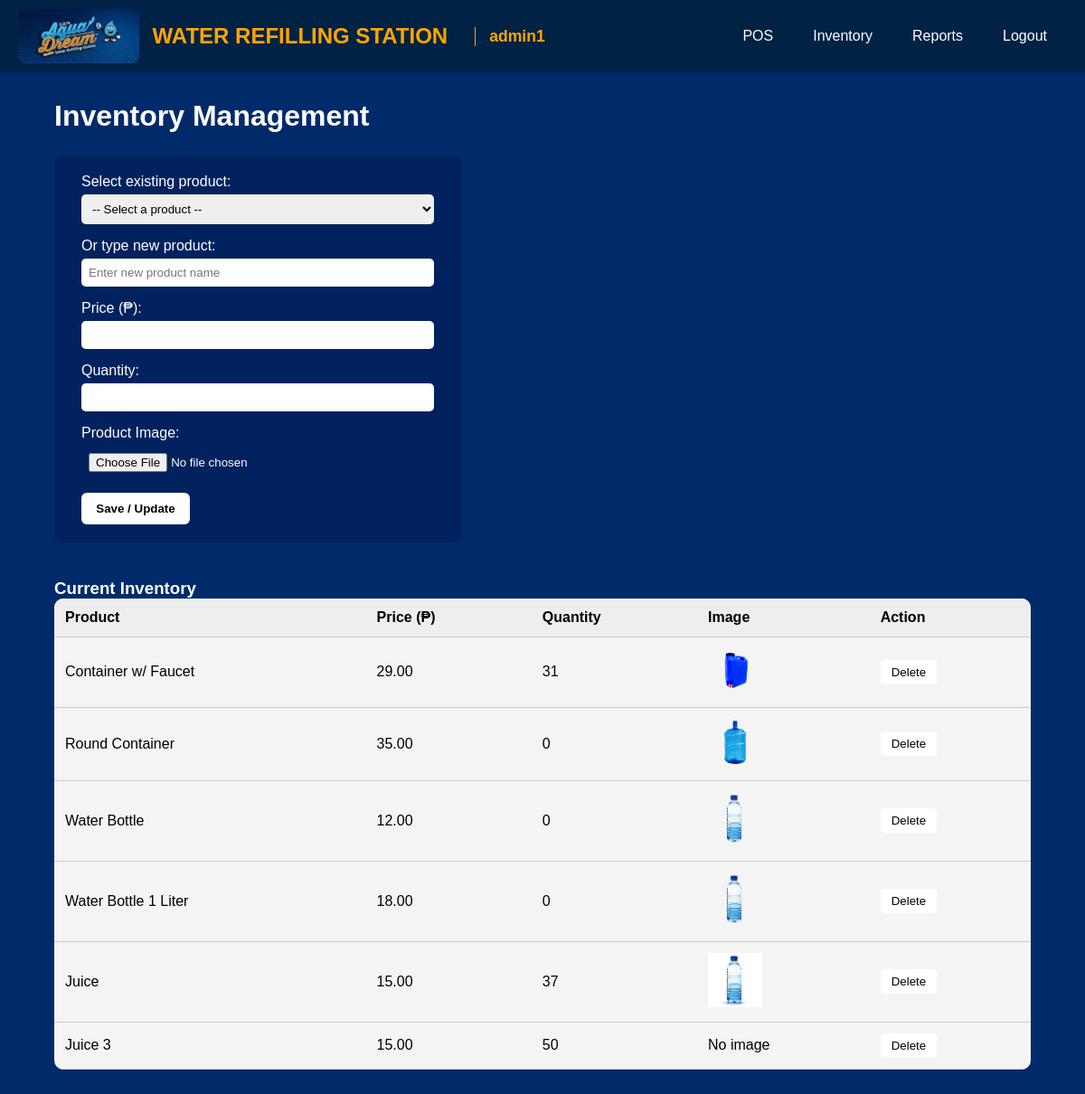
Screenshot of /inventory.php (signed in) with the database file from the repository.
### tables this page shows
CREATE TABLE `products` (
  `id` int(11) NOT NULL,
  `name` varchar(100) DEFAULT NULL,
  `price` decimal(10,2) DEFAULT NULL,
  `image` varchar(255) DEFAULT NULL,
  `quantity` int(11) DEFAULT 0
);

### inventory.php (the view, shortened to what this page needs)
<?php
$host = "localhost";
$user = "root";
$password = "";
$database = "water_station";
$conn = new mysqli($host, $user, $password, $database);
$products = $conn->query("SELECT * FROM products")->fetch_all(MYSQLI_ASSOC);
?>
<!DOCTYPE html>
<html lang="en">
<head>
    <link rel="stylesheet" href="invntory.css" />
</head>
<body>
<div class="navbar">
    <div class="logo-title">
        <img src="assets/logo.png" alt="Logo" class="logo" />
        <h1>WATER REFILLING STATION</h1>
        <span class="current-user"><?= htmlspecialchars($_SESSION['user']) ?></span>
    </div>
    <div class="nav-links">
        <a href="pos.php">POS</a>
        <a href="inventory.php">Inventory</a>
        <a href="reports.php">Reports</a>
        <a href="logout.php">Logout</a>
    </div>
</div>
<div class="container inventory">
    <h2>Inventory Management</h2>
    <div class="inventory-form-container">
        <form method="POST" class="inventory-form" enctype="multipart/form-data">
            <label>Select existing product:</label>
            <select id="productSelect" name="product" onchange="fillProductDetails()">
                <option value="">-- Select a product --</option>
            </select>
            <label>Or type new product:</label>
            <input type="text" id="productInput" name="product" placeholder="Enter new product name" />
            <label>Price (₱):</label>
            <input type="number" step="0.01" name="price" id="priceField" required />
            <label>Quantity:</label>
            <input type="number" name="quantity" id="quantityField" required />
            <label>Product Image:</label>
            <input type="file" name="image" accept="image/*" />
            <button type="submit" name="submit" class="save-btn">Save / Update</button>
        </form>
    </div>
    <h3>Current Inventory</h3>
    <table class="inventory-table">
        <tr>
            <th>Product</th>
            <th>Price (₱)</th>
            <th>Quantity</th>
            <th>Image</th>
            <th>Action</th>
        </tr>
        <?php foreach ($products as $prod): ?>
        <tr>
            <td><?= htmlspecialchars($prod['name']) ?></td>
            <td><?= number_format($prod['price'], 2) ?></td>
            <td><?= (int)$prod['quantity'] ?></td>
            <td>
                <?php if (!empty($prod['image'])): ?>
                    <img src="uploads/<?= htmlspecialchars($prod['image']) ?>" class="product-img" alt="<?= htmlspecialchars($prod['name']) ?>" />
                <?php else: ?>
                    No image
                <?php endif; ?>
            </td>
            <td>
                <form method="POST" onsubmit="return confirm('Delete this product?');">
                    <button type="submit" name="delete" value="<?= (int)$prod['id'] ?>" class="delete-btn">Delete</button>
                </form>
            </td>
        </tr>
        <?php endforeach; ?>
    </table>
</div>
</body>
</html>

### invntory.css (style rules this page uses)
* { margin: 0; padding: 0; box-sizing: border-box; }
body { font-family: Arial, sans-serif; background-color: #012A6A; color: white; }
.navbar { background-color: #002244; padding: 10px 20px; display: flex; align-items: center; justify-content: space-between; }
.logo-title { display: flex; align-items: center; gap: 15px; }
.logo-title img.logo { height: 60px; width: auto; border-radius: 8px; object-fit: contain; }
.logo-title h1 { font-size: 24px; margin: 0; color: orange; white-space: nowrap; }
.current-user { color: orange; font-weight: bold; margin-left: 15px; white-space: nowrap; font-size: 1.1em; border-left: 1px solid orange; padding-left: 15px; }
.nav-links { display: flex; align-items: center; }
.nav-links a { color: white; text-decoration: none; margin: 0 10px; padding: 8px 12px; border-radius: 5px; }
.container.inventory { padding: 30px 60px; display: block; width: 100%; max-width: 1200px; margin: 0 auto; }
h2 { margin-bottom: 25px; font-size: 32px; }
.inventory-form-container { background-color: rgba(0, 0, 50, 0.2); padding: 20px 30px; border-radius: 8px; max-width: 450px; margin-bottom: 40px; margin-left: 0; }
.inventory-form { display: flex; flex-direction: column; }
.inventory-form label { margin-bottom: 5px; font-size: 16px; }
.inventory-form select, .inventory-form input[type="text"], .inventory-form input[type="number"], .inventory-form input[type="file"] { margin-bottom: 15px; padding: 8px; border-radius: 5px; border: none; width: 100%; }
.inventory-form .save-btn { padding: 10px; border: none; background-color: #fff; color: #000; border-radius: 6px; font-weight: bold; cursor: pointer; width: 120px; }
.inventory-table { width: 100%; border-collapse: collapse; background-color: #f4f4f4; color: #000; border-radius: 10px; overflow: hidden; }
.inventory-table th, .inventory-table td { padding: 12px; border-bottom: 1px solid #ccc; text-align: left; font-size: 16px; }
.inventory-table th { background-color: #eee; font-weight: bold; }
.inventory-table form { display: inline; }
.delete-btn { background-color: #fff; color: #000; border: none; padding: 6px 12px; border-radius: 4px; cursor: pointer; }
.product-img { max-width: 60px; height: auto; }

### rows the page displays
products: name "Container w/ Faucet", price "29.00", quantity "31", image (picture), $prod['id'] 1 (drawn)
products: name "Round Container", price "35.00", quantity "0", image (picture), $prod['id'] 2 (drawn)
products: name "Water Bottle", price "12.00", quantity "0", image+name (picture), $prod['id'] 3 (drawn)
products: name "Water Bottle 1 Liter", price "18.00", quantity "0", image (picture), $prod['id'] 5 (drawn)
products: name "Juice", price "15.00", quantity "37", image (picture), $prod['id'] 8 (drawn)
products: name "Juice 3", price "15.00", quantity "50", image "No image", $prod['id'] 10 (drawn)

### other values shown
$_SESSION['user'] "admin1"
